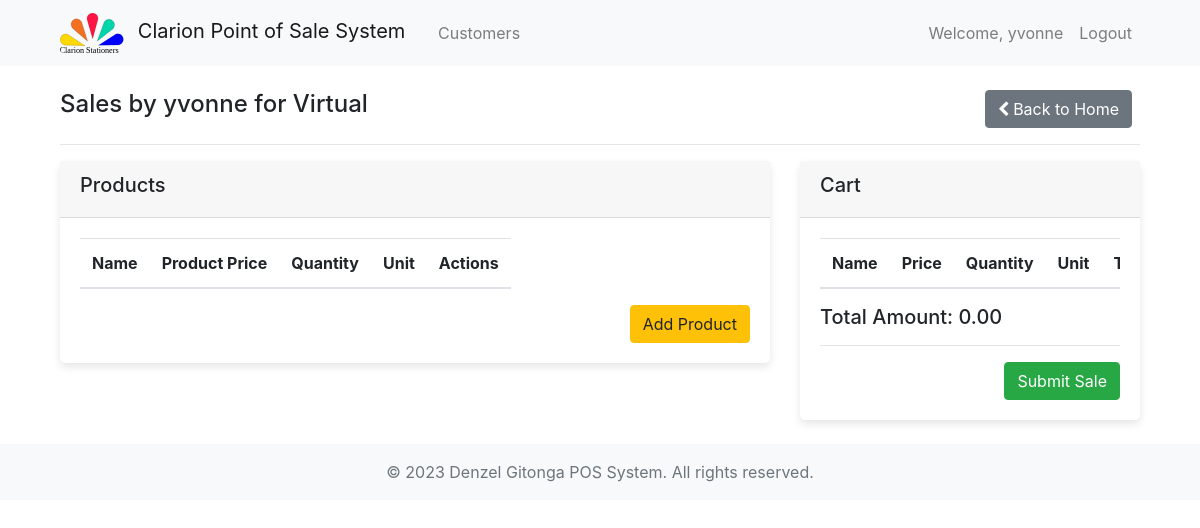
Screenshot of /sales/ (signed in) with the database file from the repository.
### accounts/models.py (models this page shows, shortened)
class User(AbstractBaseUser, PermissionsMixin):
    username = models.CharField(max_length=255, unique=True)
    email = models.EmailField(max_length=255, unique=True)
    store = models.ForeignKey(Store, on_delete=models.CASCADE, related_name='stores', null=True, blank=True)
    phone_number = models.CharField(max_length=20, blank=True, null=True)
    full_name = models.CharField(max_length=255, blank=True, null=True)
    is_staff = models.BooleanField(default=False)
    is_active = models.BooleanField(default=True)
    groups = models.ManyToManyField(
        'auth.Group',
        blank=True,
        related_name='myuser_set',
        related_query_name='user',
    )
    user_permissions = models.ManyToManyField(
        'auth.Permission',
        blank=True,
        related_name='myuser_set',
        related_query_name='user',
    )
    objects = UserManager()
    USERNAME_FIELD = 'username'
    REQUIRED_FIELDS = ['email']

### inventory/models.py (models this page shows)
class Store(models.Model):
    name = models.CharField(max_length=100)
    def __str__(self):
        return self.name

### sales/views.py (the view)
# urls.py: path('', views.sales_view, name="sales"),
@login_required(login_url='accounts:login')
def sales_view(request):
    products = Product.objects.all()
    customers = Customer.objects.all()
    units = SaleItem._meta.get_field('unit').choices
    product_json = []
    context = {
        'page_title': "Point of Sale",
        'products': products,
        'customers': customers,
        'units': units,
        'product_json': json.dumps(product_json)
    }
    return render(request, 'sales/sales.html', context)

### templates/sales/sales.html (shortened to what this page needs)
{% extends 'common/base.html' %}
{% load static %}
{% block content %}
<div class="container">
    <div class="row">
        <div class="col-md-9">
            <h4>Sales by {{ request.user.username }} for {{ request.user.store }}</h4>
        </div>
        <div class="col-md-3 text-right">
            <a class="btn btn-secondary rounded mr-2" href="{% url 'accounts:home' %}">
                <i class="fa fa-chevron-left mr-1"></i>Back to Home
            </a>
        </div>
    </div>
    <hr>
    <div class="row">
        <div class="col-md-8">
            <div class="card">
            <div class="card-header">
                <h5>Products</h5>
            </div>
            <div class="card-body">
                <table class="table table-striped table-responsive">
                <thead>
                    <tr>
                    <th>Name</th>
                    <th>Product Price</th>
                    <th>Quantity</th>
                    <th>Unit</th>
                    <th>Actions</th>
                    </tr>
                </thead>
                </table>
                <div class="text-right">
                <button class="btn btn-warning" id="add-product-button" onclick="addProductEntry()">Add Product</button>
                </div>
            </div>
            </div>
        </div>
        <div class="col-md-4">
            <div class="card">
                <div class="card-header">
                    <h5>Cart</h5>
                </div>
                <div class="card-body">
                    <table class="table table-striped table-responsive">
                        <thead>
                            <tr>
                                <th>Name</th>
                                <th>Price</th>
                                <th>Quantity</th>
                                <th>Unit</th>
                                <th>Total</th>
                            </tr>
                        </thead>
                    </table>
                    <h5>Total Amount: <span id="total-amount">0.00</span></h5>
                    <hr>
                    <div class="text-right">
                        <button class="btn btn-success" data-toggle="modal" data-target="#saleModal">Submit Sale</button>
                    </div>
                </div>
            </div>
        </div>
    </div>
</div>
{% endblock %}

### templates/common/header.html (shortened to what this page needs)
{% load static %}
<header>
  <nav class="navbar navbar-expand-lg navbar-light bg-light">
      <div class="container">
        {% if user.is_authenticated and user.is_superuser %}
          <a class="navbar-brand col-md-2" href="{% url 'admin_dashboard:dashboard' %}">
              <img src="{% static 'images/logos/clarion_logo.svg' %}" alt="Logo" height="40" class="mr-2 rounded">
              Clarion Point of Sale System
          </a>
        {% else %}
          <a class="navbar-brand col-md-2" href="{% url 'accounts:home' %}">
            <img src="{% static 'images/logos/clarion_logo.svg' %}" alt="Logo" height="40" class="mr-2 rounded">
            Clarion Point of Sale System
          </a>
        {% endif %}
          <div class="collapse navbar-collapse justify-content-between col-md-8" id="navbarNav">
            {% if user.is_authenticated %}
              {% if user.is_superuser %}
                <ul class="navbar-nav">
                <li class="nav-item">
                  <a class="nav-link" href="{% url 'inventory:customers_list' %}">Customers</a>
                </li>
                <li class="nav-item">
                  <a class="nav-link" href="{% url 'sales:sales_list' %}">Sales</a>
                </li>
                <li class="nav-item">
                  <a class="nav-link" href="{% url 'inventory:store_stock' %}">Stock</a>
                </li>
                </ul>
                <ul class="navbar-nav ml-auto">
                  <li class="nav-item">
                    <a class="nav-link" href="#">
                      Welcome, {{ user.username }}
                    </a>
                  </li>
                  <li class="nav-item">
                    <a class="nav-link" href="{% url 'accounts:logout' %}">Logout</a>
                  </li>
                </ul>
              {% else %}
              <ul class="navbar-nav">
                <li class="nav-item">
                  <a class="nav-link" href="{% url 'inventory:customers_list' %}">Customers</a>
                </li>
              </ul>
                <ul class="navbar-nav ml-auto">
                  <li class="nav-item">
                    <a class="nav-link" href="#">
                      Welcome, {{ user.username }}
                    </a>
                  </li>
                  <li class="nav-item">
                    <a class="nav-link" href="{% url 'accounts:logout' %}">Logout</a>
                  </li>
                </ul>
              {% endif %}
            {% endif %}
          </div>
      </div>
  </nav>
</header>

### static/custom_css/styles.css (style rules this page uses)
.card { box-shadow: 0px 4px 8px rgba(0, 0, 0, 0.1); border: none; transition: 0.3s; border-radius: 5px; }

### rows the page displays
User: username "yvonne", user.username "yvonne", user.store "Virtual"
